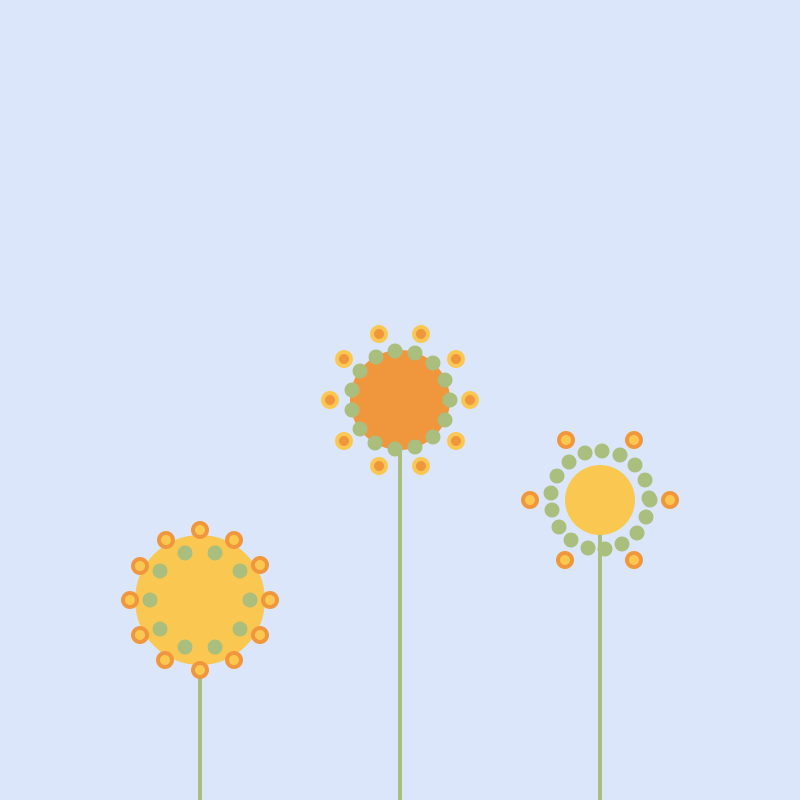
Frame 1 (no input)
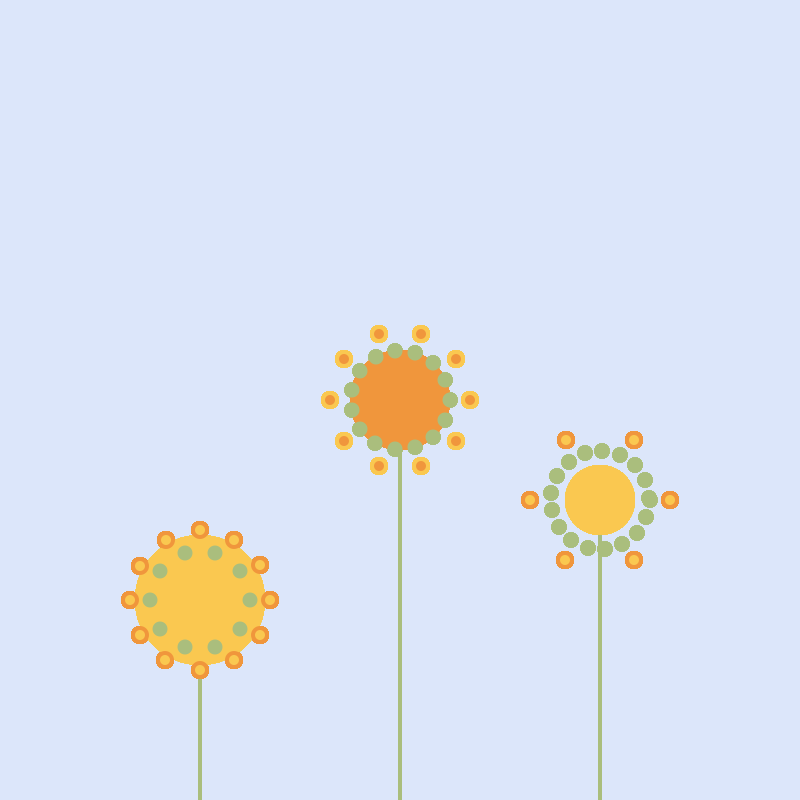
Frame 60 (the mouse pressed at the canvas centre just before this capture)
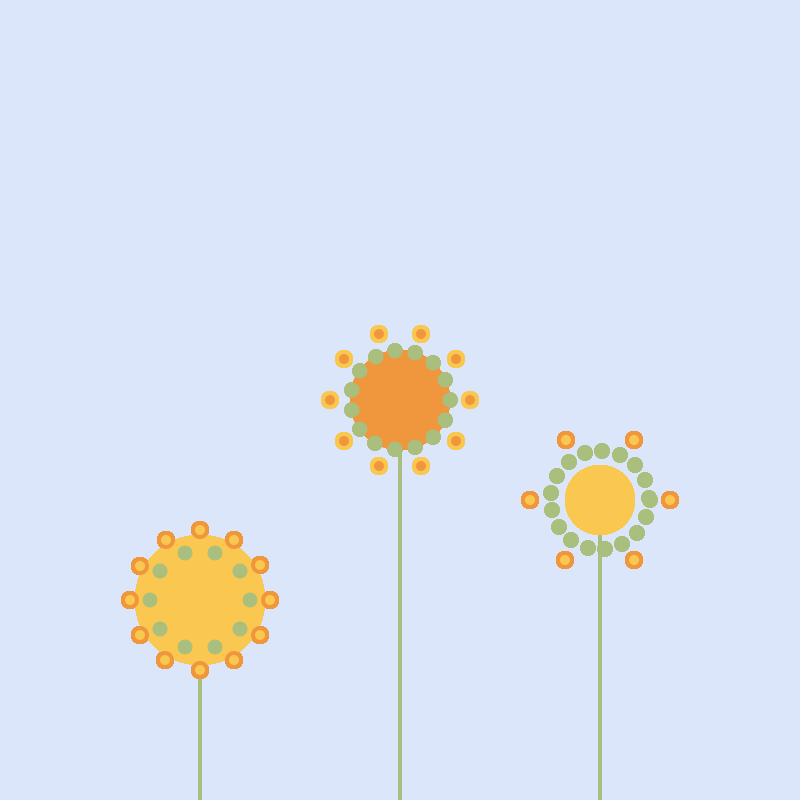
Frame 120 (the mouse held since frame 60 and released just before this capture)

The Processing sketch that drew these frames (run headless with seeded random() and noise(); from frame 60 on, the mouse is pressed at the canvas centre):

// Processing sketch: flowergarden
// ── flowergarden.pde
void setup() {
  size(800, 800);
  background(220, 230, 250);
}

void draw() {
  drawFlower(200, 600, 400, 12, 10, 12, 130, color(250, 200, 80), color(170, 190, 125), color(240, 150, 60));
  drawFlower(400, 400, 400, 10, 15, 10, 100, color(240, 150, 60), color(170, 190, 125), color(250, 200, 80));
  drawFlower(600, 500, 400, 6, 17, 6, 70, color(250, 200, 80), color(170, 190, 125), color(240, 150, 60));
}

void drawFlower(int x, int y, float flowerHeight, int numDots, int numDots2, int numDots3, int bodySize, color yellow, color green, color orange) {

  // stem
  rectMode(CENTER);
  noStroke();
  fill(green);
  rect(x, y+200, 4, flowerHeight);

  // body
  ellipseMode(CENTER);
  fill(yellow);
  noStroke();
  ellipse(x, y, bodySize, bodySize);


  for (int a=0; a<360; a+=(360/numDots2)) {
    //dots around flower
    int dx = (int)(cos(radians(a))*50);
    int dy = (int)(sin(radians(a))*50);
    noStroke();
    fill(green);
    ellipse(x+dx, y+dy, 15, 15);
  }
  for (int a=0; a<360; a+=(360/numDots3)) {
    //dots around flower
    int dx = (int)(cos(radians(a))*70);
    int dy = (int)(sin(radians(a))*70);
    noStroke();
    fill(orange);
    ellipse(x+dx, y+dy, 18, 18);
  }
  for (int a=0; a<360; a+=(360/numDots)) {
    //dots around flower
    int dx = (int)(cos(radians(a))*70);
    int dy = (int)(sin(radians(a))*70);
    noStroke();
    fill(yellow);
    ellipse(x+dx, y+dy, 10, 10);
  }
}
